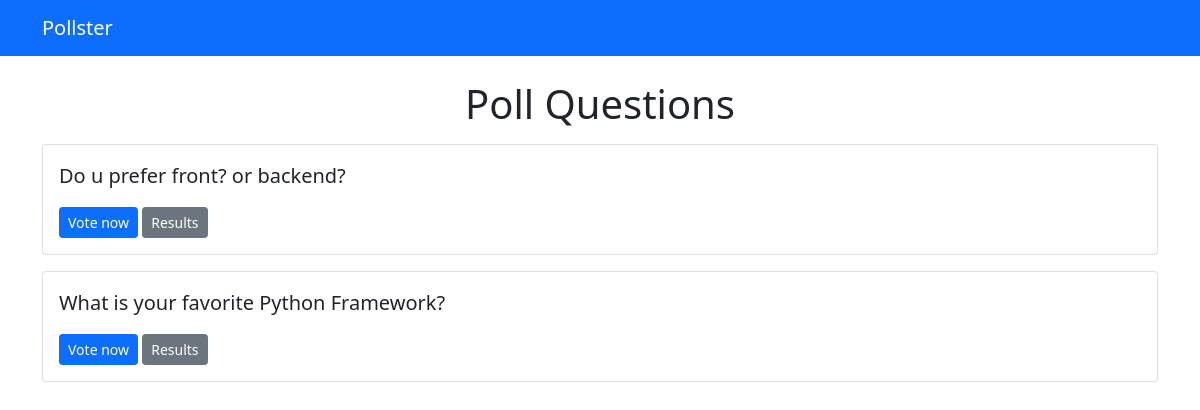
Screenshot of /polls/ with the database file from the repository.
### polls/models.py (models this page shows, shortened)
class Question(models.Model):
    question_text = models.CharField(max_length=200)
    pub_date = models.DateTimeField('date published')

### polls/views.py (the view)
# urls.py: path('', views.index, name='index'),
def index(request):
    latest_question_list = Question.objects.order_by('-pub_date')[:5]
    context = {'latest_question_list': latest_question_list}
    return render(request, 'polls/index.html', context)

### templates/polls/index.html
{% extends 'base.html' %}
{% block content %}
  <h1 class="text-center mb-3">Poll Questions</h1>
  {% if latest_question_list %}
    {% for question in latest_question_list %}
        <div class="card mb-3">
            <div class="card-body">
                <p class="lead">
                    {{ question.question_text }} </p>
                    <a href="{% url 'polls:detail' question.id %}" class="btn btn-primary btn-sm">Vote now</a>
                    <a href="{% url 'polls:results' question.id %}" class="btn btn-secondary btn-sm">Results</a>
            </div>
        </div>
    {% endfor %}
  {% else %}
    <p>No polls available</p>
  {% endif %}
{% endblock %}

### rows the page displays
Question: question_text "Do u prefer front? or backend?"
Question: question_text "What is your favorite Python Framework?"
